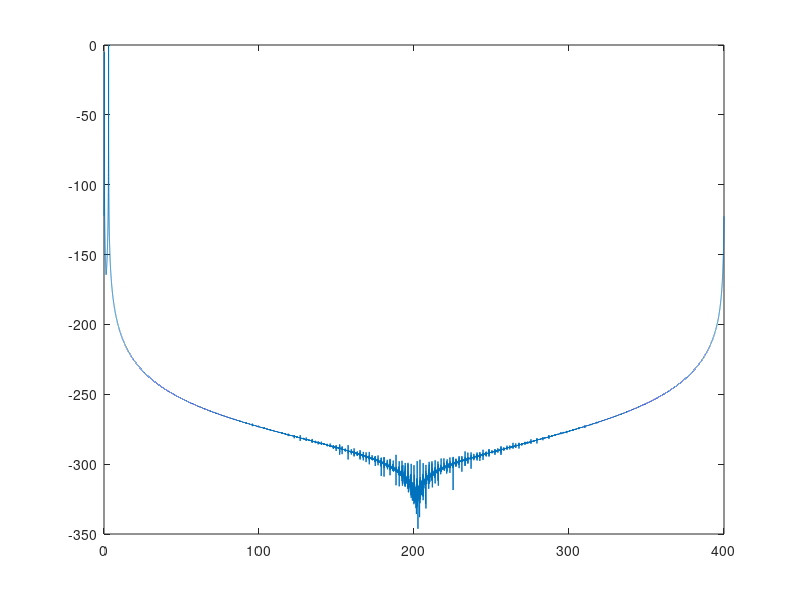

Here is the MATLAB script that generated this plot:
clear all;
close all;

% Number of lanes.
L = 4;

% Number of channels.
N = 1024;

% Sampling frequency.
fclk = 100e6;
fs = fclk*L;
ts = 1/fs;

% Channel center.
fc = fs/N;

% Channel bandwidth.
fb = fs/(N/2);

% Input signal.
f0 = fb/3.7;
ff0 = 0*fc + f0;
w0 = 2*pi*ff0/fs;
f1 = fb/33;
ff1 = 7*fc + f0;
w1 = 2*pi*ff1/fs;
T = 1/f0;

%M = round(100*T/ts);
M = 100000;
n = 0:M-1;
A0 = 0.45;
A1 = 0.85;

x = A0*cos(w0*n) + 1j*A0*sin(w0*n) +...
    A1*cos(w1*n) + 1j*A1*sin(w1*n);

x = 0.8*2^15*x/max(real(x));

%x = x + 0.001*rand(size(x));

%x = 0.8*2^16*(rand(size(x))-0.5);

% Write data into file.
fid = fopen('data_iq.txt','w');
for i=1:M
    a = x(i);
    fprintf(fid,'%d,%d\n',fix(real(x(i))),fix(imag(x(i))));
end
fclose(fid);

% Spectrum.
hh = hanning(length(x));
X = abs(fft(x.*hh.'));
F = 0:length(X)-1;
F = F/length(F);
figure; plot(F*fs/1000/1000,20*log10(X/max(X)))